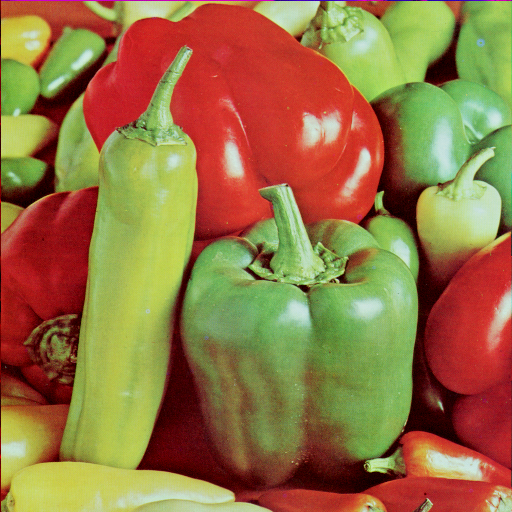
#> input picture sample.jpg, 512 x 512 px
$ python imgp_pixel_operation.py
#> lines starting #> are read from the running program, lines starting #| are printed output that depends on the picture; after the words box and inside, x2 and y2 are one past the last pixel; in counts of white or black regions, pixels touching at a corner belong together
import cv2
import numpy as np

img = cv2.imread("sample.jpg")
#> img is the input picture: shape (512, 512, 3); mean B, G, R 66.5, 115.6, 149.8

#px = img[55][254]  to show the values of pixel of any image

img[55][254] =  [255,255,255]
#> img: shape (512, 512, 3); under 0.01% of pixels changed, all inside (x1, y1, x2, y2) = (254, 55, 255, 56)

cv2.namedWindow("image")

#roi = img[100:102,100:102]

img[100:152,100:152] = [0,0,0]
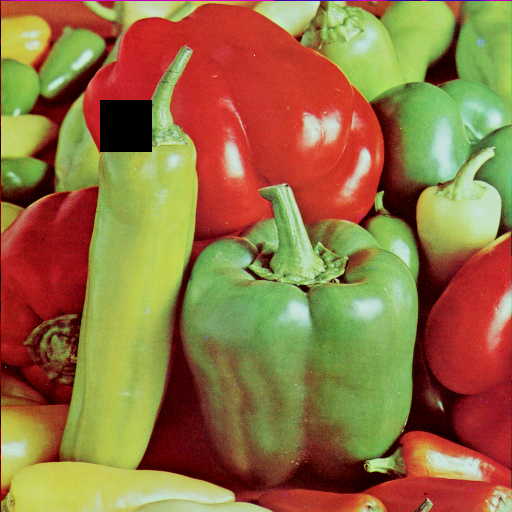
#> img: shape (512, 512, 3); mean B, G, R 65.9, 114.6, 148.2
#above selects the region in the image  i.e  image in a image

print()


cv2.imshow("image",img)

cv2.waitKey(0)
cv2.destroyAllWindows()


#ROI region of image
#print(px)

$ run again, with 4.1.05.tiff saved as sample.jpg
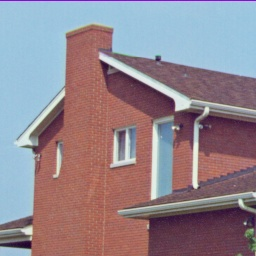
#> input picture 4.1.05.tiff, 256 x 256 px
#> img is the input picture: shape (256, 256, 3); mean B, G, R 142, 133, 146.6
#> `img[100:152,100:152] = [0,0,0]`:
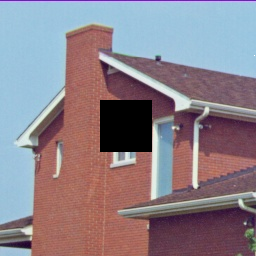
#> img: shape (256, 256, 3); mean B, G, R 137.5, 128.4, 140.1

$ run again, with crown.png saved as sample.jpg
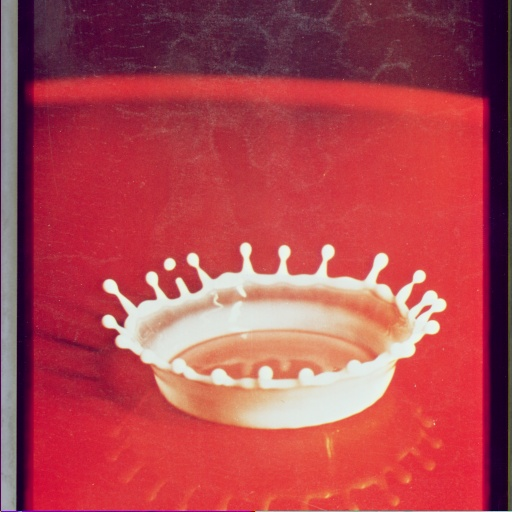
#> input picture crown.png, 512 x 512 px
#> img is the input picture: shape (512, 512, 3); mean B, G, R 79.9, 70.5, 176.3
#> `img[100:152,100:152] = [0,0,0]`:
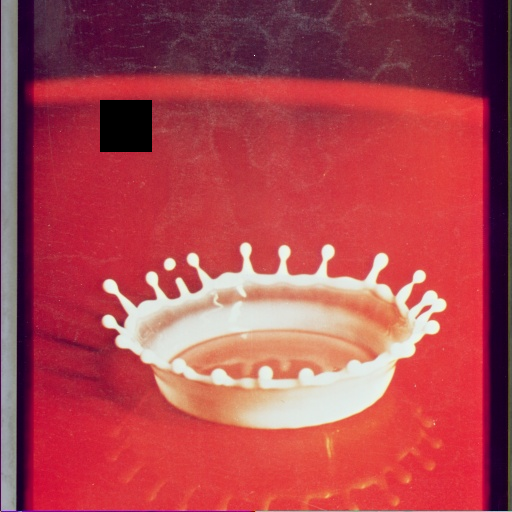
#> img: shape (512, 512, 3); mean B, G, R 79.3, 70.1, 174.5
